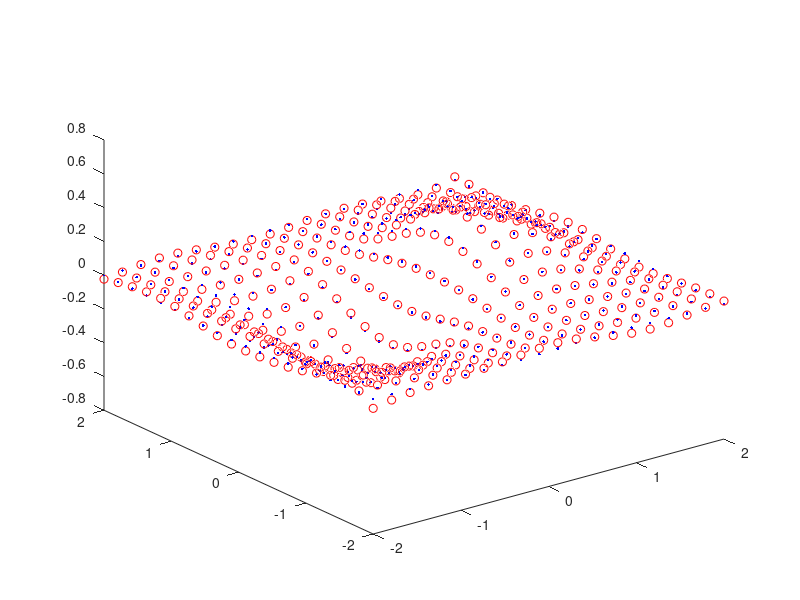
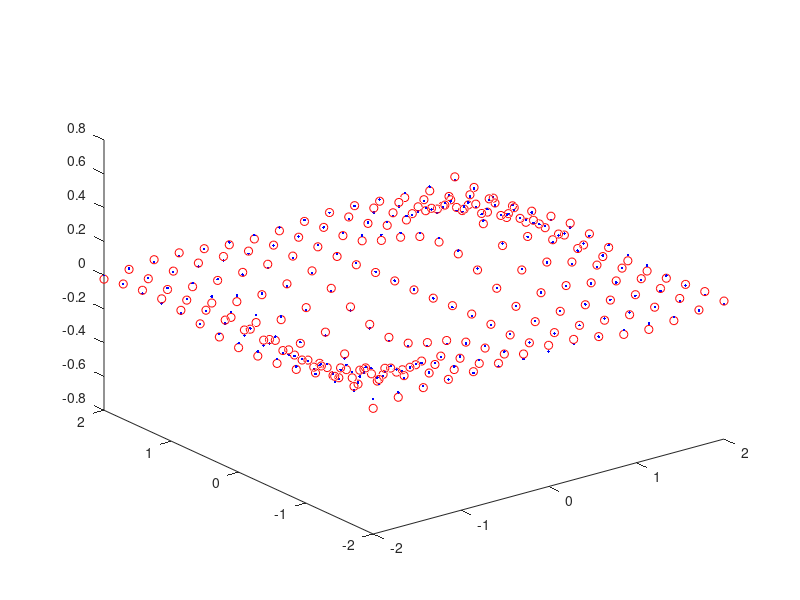

These charts were generated, in order, by the following MATLAB code:
clear all;
global K y v

K=30;

zadanie=2;
if zadanie==1
    x=linspace(-15,15,500);
    %y=sin(2*x)./exp(x/5);
    y=sin(x)./x;
    ilwe=1;
end

if zadanie==2
    ilpktx=20; ilpkty=20;
    xmin=-2; xmax=2; ymin=-2; ymax=2;
    dx=(xmax-xmin)/(ilpktx-1); dy=(ymax-ymin)/(ilpkty-1);
    l=1;
    for i=1:ilpktx
        for j=1:ilpkty
            x(1,l)=xmin+(i-1)*dx;
            x(2,l)=ymin+(j-1)*dy;
            y(l)=x(1,l)*exp(-x(1,l)^2-x(2,l)^2);
            l=l+1;
        end
    end
    ilwe=2;
end

P=length(y);

w20=2*(rand(1,1)-0.5);
w2=2*(rand(1,K)-0.5);
w10=2*(rand(K,1)-0.5);
w1=2*(rand(K,ilwe)-0.5);
%pause

%w20+w2*tanh(w10+w1*x)
for p=1:length(x)
    v(:,p)=tanh(w10+w1*x(:,p));
end
%ym=w20+w2*v;
%size(ym);
%E0=(y-ym)*(y-ym)';

v(K+1,:)=1;

wagi2=y*pinv(v);

for i=1:K
    w2(1,i)=wagi2(i);
end
w20=wagi2(K+1);
ym=w20+w2*v(1:K,:);

Eucz=(y-ym)*(y-ym)';

if zadanie==1
    figure;
    subplot(2,1,1)
    plot(y,'.b');
    hold on;
    plot(ym,'or');
    xlabel('x')
    ylabel('y')
    txt=sprintf('K=%d, Eucz=%e',K,Eucz);
    title(txt);
    subplot(2,1,2)
    plot(y,ym,'.b');
    xlabel('Dane')
    ylabel('Model');
end
if zadanie==2
    figure;
    plot3(x(1,:),x(2,:),y,'.b')
    hold on;
    plot3(x(1,:),x(2,:),ym,'or')
end



% weryfikacja
clear x y v ym
if zadanie==1
    x=linspace(-15,15,300);
    %y=sin(2*x)./exp(x/5);
    y=sin(x)./x;
end

if zadanie==2
    ilpktx=15; ilpkty=15;
    xmin=-2; xmax=2; ymin=-2; ymax=2;
    dx=(xmax-xmin)/(ilpktx-1); dy=(ymax-ymin)/(ilpkty-1);
    l=1;
    for i=1:ilpktx
        for j=1:ilpkty
            x(1,l)=xmin+(i-1)*dx;
            x(2,l)=ymin+(j-1)*dy;
            y(l)=x(1,l)*exp(-x(1,l)^2-x(2,l)^2);
            l=l+1;
        end
    end
    ilwe=2;
end

for p=1:length(x)
    v(:,p)=tanh(w10+w1*x(:,p));
end
ym=w20+w2*v;

v(K+1,:)=1;

wagi2=y*pinv(v);

ym=w20+w2*v(1:K,:);

Ewer=(y-ym)*(y-ym)';

if zadanie==1
    figure;
    subplot(2,1,1)
    plot(y,'.b');
    hold on;
    plot(ym,'or');
    xlabel('x')
    ylabel('y')
    txt=sprintf('K=%d, Ewer=%e',K,Ewer);
    title(txt);
    subplot(2,1,2)
    plot(y,ym,'.b');
    xlabel('Dane')
    ylabel('Model');
end
if zadanie==2
    figure;
    plot3(x(1,:),x(2,:),y,'.b')
    hold on;
    plot3(x(1,:),x(2,:),ym,'or')
end






